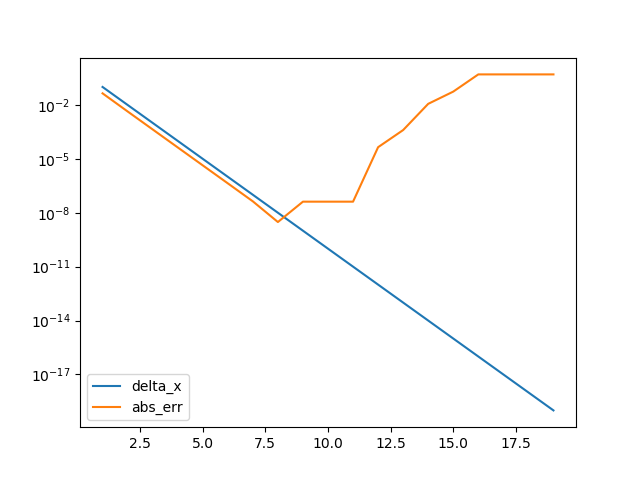

This figure's Python source:
import numpy as np
import matplotlib.pyplot as plt
from scipy.interpolate import make_interp_spline, BSpline


def arr(filename):
    delta_x = []
    abs_err = []
    n = []
    with open(filename, "r") as f:
        for line in f:
            data = line.rstrip().split(",")
            delta_x.append(float(data[0].split(":")[1].strip()))
            abs_err.append(float(data[3].split(":")[1].strip()))
            n.append(float(data[5].split("=")[1].strip()))

    return delta_x, abs_err, n


delta_x, abs_err, n = np.array(arr("approx_derivative_sine.txt"))

plt.semilogy(n, delta_x, label="delta_x")
plt.semilogy(n, abs_err, label="abs_err")
plt.legend()
plt.savefig("plot_round_off_error.png")

'''
(base) corybalaton@eduroam-193-157-179-38 Uke 42 % /Users/corybalaton/opt/anaconda3/bin/python "/Users/corybalaton/Documents/UiO/IN1900/Uke 42/plot_round_off_error.py"
'''
